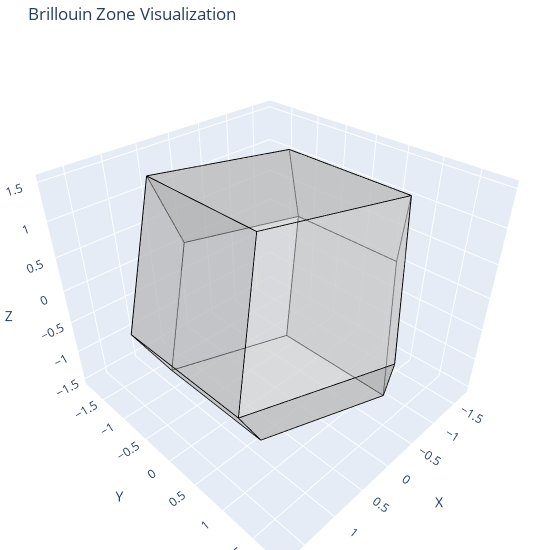

The notebook cell this image was saved under:
### Markdown cell above
### Reciprocal Lattice
You can also create a reciprocal lattice object from the lattice object. The reciprocal lattice is defined by the reciprocal lattice vectors `a*`, `b*`, and `c*`. The reciprocal lattice vectors are given by the formula:
$$
\mathbf{a}^* = 2\pi \frac{\mathbf{b} \times \mathbf{c}}{\mathbf{a} \cdot (\mathbf{b} \times \mathbf{c})}, \quad
\mathbf{b}^* = 2\pi \frac{\mathbf{c} \times \mathbf{a}}{\mathbf{a} \cdot (\mathbf{b} \times \mathbf{c})}, \quad
\mathbf{c}^* = 2\pi \frac{\mathbf{a} \times \mathbf{b}}{\mathbf{a} \cdot (\mathbf{b} \times \mathbf{c})}
$$

### Brillouin Zone
The Brillouin zone is a primitive cell in reciprocal space. It is used to describe the behavior of electrons in a solid material. You can create a Brillouin zone object from the lattice object using `lattice.get_brillouin_zone()`. The Brillouin zone object contains the vertices of the Brillouin zone.

### Code cell
def draw_brillouin_zone(facets):
    import plotly.graph_objects as go

    fig = go.Figure()

    # Plot each facet of the Brillouin zone
    for facet in facets:
        x, y, z = zip(*[point for point in facet])
        fig.add_trace(go.Mesh3d(x=x, y=y, z=z, opacity=0.5, color='lightgrey', name='Facet'))
        for i in range(len(facet)):
            fig.add_trace(go.Scatter3d(x=[x[i], x[(i+1) % len(facet)]],
                                       y=[y[i], y[(i+1) % len(facet)]],
                                       z=[z[i], z[(i+1) % len(facet)]],
                                       mode='lines',
                                       line=dict(color='black', width=2),
                                       showlegend=False))

    fig.update_layout(scene=dict(
        xaxis_title='X',
        yaxis_title='Y',
        zaxis_title='Z',
    ), 
        title="Brillouin Zone Visualization",
        margin=dict(l=0, r=0, b=0, t=40),
        width=550,
        height=550,
    )

    fig.show()

lattice = Lattice.from_parameters(a=3, b=3, c=3, alpha=60, beta=60, gamma=60)

reciprocal_lattice = lattice.reciprocal_lattice
brillouin_zone = reciprocal_lattice.get_brillouin_zone()

print(f"reciprocal_lattice = \n{reciprocal_lattice:.3f}")
print(f"brillouin_zone = {brillouin_zone}")

draw_brillouin_zone(brillouin_zone)

### Figure 1 — Plotly figure (JSON) as saved in the notebook; plotly's stock layout.template omitted (floating-point values rounded to 4 significant figures)
{"data": [{"color": "lightgrey", "name": "Facet", "opacity": 0.5, "type": "mesh3d", "x": [-0.866, 0.866, 0.866, -0.866], "y": [-0.6124, -1.225, 0.6124, 1.225], "z": [-1.5, -1.5, -1.5, -1.5]}, {"line": {"color": "black", "width": 2}, "mode": "lines", "showlegend": false, "type": "scatter3d", "x": [-0.866, 0.866], "y": [-0.6124, -1.225], "z": [-1.5, -1.5]}, {"line": {"color": "black", "width": 2}, "mode": "lines", "showlegend": false, "type": "scatter3d", "x": [0.866, 0.866], "y": [-1.225, 0.6124], "z": [-1.5, -1.5]}, {"line": {"color": "black", "width": 2}, "mode": "lines", "showlegend": false, "type": "scatter3d", "x": [0.866, -0.866], "y": [0.6124, 1.225], "z": [-1.5, -1.5]}, {"line": {"color": "black", "width": 2}, "mode": "lines", "showlegend": false, "type": "scatter3d", "x": [-0.866, -0.866], "y": [1.225, -0.6124], "z": [-1.5, -1.5]}, {"color": "lightgrey", "name": "Facet", "opacity": 0.5, "type": "mesh3d", "x": [0.866, 1.732, 1.732, 0.866], "y": [0.6124, 1.225, -0.6124, -1.225], "z": [-1.5, 9.798e-16, 3.743e-16, -1.5]}, {"line": {"color": "black", "width": 2}, "mode": "lines", "showlegend": false, "type": "scatter3d", "x": [0.866, 1.732], "y": [0.6124, 1.225], "z": [-1.5, 9.798e-16]}, {"line": {"color": "black", "width": 2}, "mode": "lines", "showlegend": false, "type": "scatter3d", "x": [1.732, 1.732], "y": [1.225, -0.6124], "z": [9.798e-16, 3.743e-16]}, {"line": {"color": "black", "width": 2}, "mode": "lines", "showlegend": false, "type": "scatter3d", "x": [1.732, 0.866], "y": [-0.6124, -1.225], "z": [3.743e-16, -1.5]}, {"line": {"color": "black", "width": 2}, "mode": "lines", "showlegend": false, "type": "scatter3d", "x": [0.866, 0.866], "y": [-1.225, 0.6124], "z": [-1.5, -1.5]}, {"color": "lightgrey", "name": "Facet", "opacity": 0.5, "type": "mesh3d", "x": [0.866, 1.732, -1.13e-16, -0.866], "y": [0.6124, 1.225, 1.837, 1.225], "z": [-1.5, 9.798e-16, 4.335e-16, -1.5]}, {"line": {"color": "black", "width": 2}, "mode": "lines", "showlegend": false, "type": "scatter3d", "x": [0.866, 1.732], "y": [0.6124, 1.225], "z": [-1.5, 9.798e-16]}, {"line": {"color": "black", "width": 2}, "mode": "lines", "showlegend": false, "type": "scatter3d", "x": [1.732, -1.13e-16], "y": [1.225, 1.837], "z": [9.798e-16, 4.335e-16]}, {"line": {"color": "black", "width": 2}, "mode": "lines", "showlegend": false, "type": "scatter3d", "x": [-1.13e-16, -0.866], "y": [1.837, 1.225], "z": [4.335e-16, -1.5]}, {"line": {"color": "black", "width": 2}, "mode": "lines", "showlegend": false, "type": "scatter3d", "x": [-0.866, 0.866], "y": [1.225, 0.6124], "z": [-1.5, -1.5]}, {"color": "lightgrey", "name": "Facet", "opacity": 0.5, "type": "mesh3d", "x": [-1.732, -0.866, -0.866, -1.732], "y": [0.6124, 1.225, -0.6124, -1.225], "z": [-7.719e-16, -1.5, -1.5, -6.599e-16]}, {"line": {"color": "black", "width": 2}, "mode": "lines", "showlegend": false, "type": "scatter3d", "x": [-1.732, -0.866], "y": [0.6124, 1.225], "z": [-7.719e-16, -1.5]}, {"line": {"color": "black", "width": 2}, "mode": "lines", "showlegend": false, "type": "scatter3d", "x": [-0.866, -0.866], "y": [1.225, -0.6124], "z": [-1.5, -1.5]}, {"line": {"color": "black", "width": 2}, "mode": "lines", "showlegend": false, "type": "scatter3d", "x": [-0.866, -1.732], "y": [-0.6124, -1.225], "z": [-1.5, -6.599e-16]}, {"line": {"color": "black", "width": 2}, "mode": "lines", "showlegend": false, "type": "scatter3d", "x": [-1.732, -1.732], "y": [-1.225, 0.6124], "z": [-6.599e-16, -7.719e-16]}, {"color": "lightgrey", "name": "Facet", "opacity": 0.5, "type": "mesh3d", "x": [-0.866, 0.866, -2.786e-16, -1.732], "y": [-0.6124, -1.225, -1.837, -1.225], "z": [-1.5, -1.5, -3.278e-16, -6.599e-16]}, {"line": {"color": "black", "width": 2}, "mode": "lines", "showlegend": false, "type": "scatter3d", "x": [-0.866, 0.866], "y": [-0.6124, -1.225], "z": [-1.5, -1.5]}, {"line": {"color": "black", "width": 2}, "mode": "lines", "showlegend": false, "type": "scatter3d", "x": [0.866, -2.786e-16], "y": [-1.225, -1.837], "z": [-1.5, -3.278e-16]}, {"line": {"color": "black", "width": 2}, "mode": "lines", "showlegend": false, "type": "scatter3d", "x": [-2.786e-16, -1.732], "y": [-1.837, -1.225], "z": [-3.278e-16, -6.599e-16]}, {"line": {"color": "black", "width": 2}, "mode": "lines", "showlegend": false, "type": "scatter3d", "x": [-1.732, -0.866], "y": [-1.225, -0.6124], "z": [-6.599e-16, -1.5]}, {"color": "lightgrey", "name": "Facet", "opacity": 0.5, "type": "mesh3d", "x": [0.866, -0.866, -0.866, 0.866], "y": [0.6124, 1.225, -0.6124, -1.225], "z": [1.5, 1.5, 1.5, 1.5]}, {"line": {"color": "black", "width": 2}, "mode": "lines", "showlegend": false, "type": "scatter3d", "x": [0.866, -0.866], "y": [0.6124, 1.225], "z": [1.5, 1.5]}, {"line": {"color": "black", "width": 2}, "mode": "lines", "showlegend": false, "type": "scatter3d", "x": [-0.866, -0.866], "y": [1.225, -0.6124], "z": [1.5, 1.5]}, {"line": {"color": "black", "width": 2}, "mode": "lines", "showlegend": false, "type": "scatter3d", "x": [-0.866, 0.866], "y": [-0.6124, -1.225], "z": [1.5, 1.5]}, {"line": {"color": "black", "width": 2}, "mode": "lines", "showlegend": false, "type": "scatter3d", "x": [0.866, 0.866], "y": [-1.225, 0.6124], "z": [1.5, 1.5]}, {"color": "lightgrey", "name": "Facet", "opacity": 0.5, "type": "mesh3d", "x": [-2.786e-16, -1.732, -0.866, 0.866], "y": [-1.837, -1.225, -0.6124, -1.225], "z": [-3.278e-16, -6.599e-16, 1.5, 1.5]}, {"line": {"color": "black", "width": 2}, "mode": "lines", "showlegend": false, "type": "scatter3d", "x": [-2.786e-16, -1.732], "y": [-1.837, -1.225], "z": [-3.278e-16, -6.599e-16]}, {"line": {"color": "black", "width": 2}, "mode": "lines", "showlegend": false, "type": "scatter3d", "x": [-1.732, -0.866], "y": [-1.225, -0.6124], "z": [-6.599e-16, 1.5]}, {"line": {"color": "black", "width": 2}, "mode": "lines", "showlegend": false, "type": "scatter3d", "x": [-0.866, 0.866], "y": [-0.6124, -1.225], "z": [1.5, 1.5]}, {"line": {"color": "black", "width": 2}, "mode": "lines", "showlegend": false, "type": "scatter3d", "x": [0.866, -2.786e-16], "y": [-1.225, -1.837], "z": [1.5, -3.278e-16]}, {"color": "lightgrey", "name": "Facet", "opacity": 0.5, "type": "mesh3d", "x": [-1.732, -0.866, -0.866, -1.732], "y": [0.6124, 1.225, -0.6124, -1.225], "z": [-7.719e-16, 1.5, 1.5, -6.599e-16]}, {"line": {"color": "black", "width": 2}, "mode": "lines", "showlegend": false, "type": "scatter3d", "x": [-1.732, -0.866], "y": [0.6124, 1.225], "z": [-7.719e-16, 1.5]}, {"line": {"color": "black", "width": 2}, "mode": "lines", "showlegend": false, "type": "scatter3d", "x": [-0.866, -0.866], "y": [1.225, -0.6124], "z": [1.5, 1.5]}, {"line": {"color": "black", "width": 2}, "mode": "lines", "showlegend": false, "type": "scatter3d", "x": [-0.866, -1.732], "y": [-0.6124, -1.225], "z": [1.5, -6.599e-16]}, {"line": {"color": "black", "width": 2}, "mode": "lines", "showlegend": false, "type": "scatter3d", "x": [-1.732, -1.732], "y": [-1.225, 0.6124], "z": [-6.599e-16, -7.719e-16]}, {"color": "lightgrey", "name": "Facet", "opacity": 0.5, "type": "mesh3d", "x": [-1.13e-16, -0.866, -1.732, -0.866], "y": [1.837, 1.225, 0.6124, 1.225], "z": [4.335e-16, 1.5, -7.719e-16, -1.5]}, {"line": {"color": "black", "width": 2}, "mode": "lines", "showlegend": false, "type": "scatter3d", "x": [-1.13e-16, -0.866], "y": [1.837, 1.225], "z": [4.335e-16, 1.5]}, {"line": {"color": "black", "width": 2}, "mode": "lines", "showlegend": false, "type": "scatter3d", "x": [-0.866, -1.732], "y": [1.225, 0.6124], "z": [1.5, -7.719e-16]}, {"line": {"color": "black", "width": 2}, "mode": "lines", "showlegend": false, "type": "scatter3d", "x": [-1.732, -0.866], "y": [0.6124, 1.225], "z": [-7.719e-16, -1.5]}, {"line": {"color": "black", "width": 2}, "mode": "lines", "showlegend": false, "type": "scatter3d", "x": [-0.866, -1.13e-16], "y": [1.225, 1.837], "z": [-1.5, 4.335e-16]}, {"color": "lightgrey", "name": "Facet", "opacity": 0.5, "type": "mesh3d", "x": [0.866, 1.732, 0.866, -2.786e-16], "y": [-1.225, -0.6124, -1.225, -1.837], "z": [-1.5, 3.743e-16, 1.5, -3.278e-16]}, {"line": {"color": "black", "width": 2}, "mode": "lines", "showlegend": false, "type": "scatter3d", "x": [0.866, 1.732], "y": [-1.225, -0.6124], "z": [-1.5, 3.743e-16]}, {"line": {"color": "black", "width": 2}, "mode": "lines", "showlegend": false, "type": "scatter3d", "x": [1.732, 0.866], "y": [-0.6124, -1.225], "z": [3.743e-16, 1.5]}, {"line": {"color": "black", "width": 2}, "mode": "lines", "showlegend": false, "type": "scatter3d", "x": [0.866, -2.786e-16], "y": [-1.225, -1.837], "z": [1.5, -3.278e-16]}, {"line": {"color": "black", "width": 2}, "mode": "lines", "showlegend": false, "type": "scatter3d", "x": [-2.786e-16, 0.866], "y": [-1.837, -1.225], "z": [-3.278e-16, -1.5]}, {"color": "lightgrey", "name": "Facet", "opacity": 0.5, "type": "mesh3d", "x": [1.732, -1.13e-16, -0.866, 0.866], "y": [1.225, 1.837, 1.225, 0.6124], "z": [9.798e-16, 4.335e-16, 1.5, 1.5]}, {"line": {"color": "black", "width": 2}, "mode": "lines", "showlegend": false, "type": "scatter3d", "x": [1.732, -1.13e-16], "y": [1.225, 1.837], "z": [9.798e-16, 4.335e-16]}, {"line": {"color": "black", "width": 2}, "mode": "lines", "showlegend": false, "type": "scatter3d", "x": [-1.13e-16, -0.866], "y": [1.837, 1.225], "z": [4.335e-16, 1.5]}, {"line": {"color": "black", "width": 2}, "mode": "lines", "showlegend": false, "type": "scatter3d", "x": [-0.866, 0.866], "y": [1.225, 0.6124], "z": [1.5, 1.5]}, {"line": {"color": "black", "width": 2}, "mode": "lines", "showlegend": false, "type": "scatter3d", "x": [0.866, 1.732], "y": [0.6124, 1.225], "z": [1.5, 9.798e-16]}, {"color": "lightgrey", "name": "Facet", "opacity": 0.5, "type": "mesh3d", "x": [1.732, 1.732, 0.866, 0.866], "y": [-0.6124, 1.225, 0.6124, -1.225], "z": [3.743e-16, 9.798e-16, 1.5, 1.5]}, {"line": {"color": "black", "width": 2}, "mode": "lines", "showlegend": false, "type": "scatter3d", "x": [1.732, 1.732], "y": [-0.6124, 1.225], "z": [3.743e-16, 9.798e-16]}, {"line": {"color": "black", "width": 2}, "mode": "lines", "showlegend": false, "type": "scatter3d", "x": [1.732, 0.866], "y": [1.225, 0.6124], "z": [9.798e-16, 1.5]}, {"line": {"color": "black", "width": 2}, "mode": "lines", "showlegend": false, "type": "scatter3d", "x": [0.866, 0.866], "y": [0.6124, -1.225], "z": [1.5, 1.5]}, {"line": {"color": "black", "width": 2}, "mode": "lines", "showlegend": false, "type": "scatter3d", "x": [0.866, 1.732], "y": [-1.225, -0.6124], "z": [1.5, 3.743e-16]}], "layout": {"height": 550, "margin": {"b": 0, "l": 0, "r": 0, "t": 40}, "scene": {"xaxis": {"title": {"text": "X"}}, "yaxis": {"title": {"text": "Y"}}, "zaxis": {"title": {"text": "Z"}}}, "title": {"text": "Brillouin Zone Visualization"}, "width": 550}}
